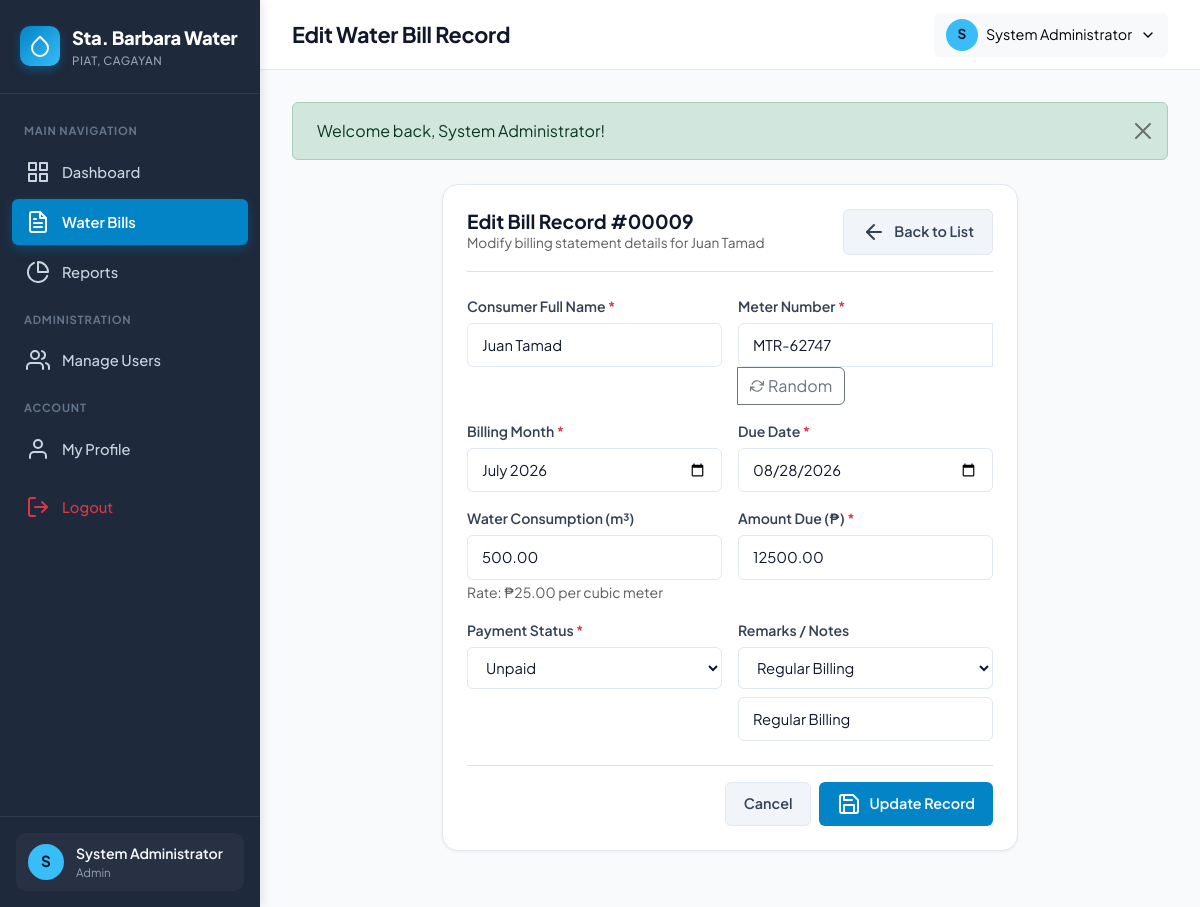
Page /bills/edit.php?id=9 (signed in) on the committed database.
### tables this page shows
CREATE TABLE `tblaprilyn` (
  `bill_id` int(11) NOT NULL,
  `consumer_name` varchar(150) NOT NULL,
  `meter_number` varchar(50) NOT NULL,
  `billing_month` varchar(30) NOT NULL,
  `consumption` decimal(10,2) NOT NULL DEFAULT 0.00,
  `amount_due` decimal(10,2) NOT NULL DEFAULT 0.00,
  `due_date` date NOT NULL,
  `status` enum('paid','unpaid') NOT NULL DEFAULT 'unpaid',
  `remarks` text DEFAULT NULL,
  `created_at` timestamp NOT NULL DEFAULT current_timestamp(),
  `updated_at` timestamp NOT NULL DEFAULT current_timestamp() ON UPDATE current_timestamp()
);

### bills/edit.php (the view, shortened to what this page needs)
<?php
require_once __DIR__ . '/../includes/auth.php';
$billId = (int)($_GET['id'] ?? 0);
try {
    $stmt = $pdo->prepare("SELECT * FROM tblaprilyn WHERE bill_id = :id LIMIT 1");
    $stmt->execute(['id' => $billId]);
    $bill = $stmt->fetch();
} catch (PDOException $e) {
    setFlash('danger', 'Database error: ' . $e->getMessage());
    header('Location: ' . baseUrl('bills/index.php'));
    exit;
}
require_once __DIR__ . '/../includes/header.php';
$rawMonthVal = $_POST['billing_month'] ?? $bill['billing_month'];
if (preg_match('/^\d{4}-\d{2}$/', $rawMonthVal)) {
    $currentMonthVal = $rawMonthVal;
} else {
    $time = strtotime('1 ' . $rawMonthVal);
    $currentMonthVal = ($time !== false) ? date('Y-m', $time) : date('Y-m');
}
$currentMeterVal = $_POST['meter_number'] ?? $bill['meter_number'];
$currentRemarksVal = $_POST['remarks'] ?? $bill['remarks'];
?>
<div class="row justify-content-center">
    <div class="col-lg-8">
        <div class="card-box">
            <div class="d-flex align-items-center justify-content-between mb-4 pb-3 border-bottom">
                <div>
                    <h3 class="m-0" style="font-size:1.2rem; font-weight:700;">Edit Bill Record #<?= str_pad($bill['bill_id'], 5, '0', STR_PAD_LEFT); ?></h3>
                    <p class="text-muted m-0" style="font-size:0.85rem;">Modify billing statement details for <?= sanitize($bill['consumer_name']); ?></p>
                </div>
                <a href="<?= baseUrl('bills/index.php'); ?>" class="btn-secondary-custom">
                    <i data-feather="arrow-left"></i> Back to List
                </a>
            </div>
            <form action="" method="POST">
                <div class="row g-3 mb-3">
                    <div class="col-md-6">
                        <label for="consumer_name" class="form-label-custom">Consumer Full Name <span class="text-danger">*</span></label>
                        <input type="text" name="consumer_name" id="consumer_name" class="form-control-custom"
                               required value="<?= sanitize($_POST['consumer_name'] ?? $bill['consumer_name']); ?>">
                    </div>
                    <div class="col-md-6">
                        <label for="meter_number" class="form-label-custom">Meter Number <span class="text-danger">*</span></label>
                        <div class="input-group">
                            <input type="text" name="meter_number" id="meter_number" class="form-control-custom"
                                   required value="<?= sanitize($currentMeterVal); ?>">
                            <button type="button" class="btn btn-outline-secondary d-flex align-items-center gap-1" id="btnRandomMeter" title="Generate New Random Meter Number">
                                <i data-feather="refresh-cw" style="width:14px; height:14px;"></i> Random
                            </button>
                        </div>
                    </div>
                </div>
                <div class="row g-3 mb-3">
                    <div class="col-md-6">
                        <label for="billing_month" class="form-label-custom">Billing Month <span class="text-danger">*</span></label>
                        <input type="month" name="billing_month" id="billing_month" class="form-control-custom"
                               required value="<?= sanitize($currentMonthVal); ?>">
                    </div>
                    <div class="col-md-6">
                        <label for="due_date" class="form-label-custom">Due Date <span class="text-danger">*</span></label>
                        <input type="date" name="due_date" id="due_date" class="form-control-custom"
                               required value="<?= sanitize($_POST['due_date'] ?? $bill['due_date']); ?>">
                    </div>
                </div>
                <div class="row g-3 mb-3">
                    <div class="col-md-6">
                        <label for="consumption" class="form-label-custom">Water Consumption (m³)</label>
                        <input type="number" step="0.01" min="0" name="consumption" id="consumption" class="form-control-custom"
                               value="<?= sanitize($_POST['consumption'] ?? $bill['consumption']); ?>">
                        <small class="text-muted">Rate: ₱25.00 per cubic meter</small>
                    </div>
                    <div class="col-md-6">
                        <label for="amount_due" class="form-label-custom">Amount Due (₱) <span class="text-danger">*</span></label>
                        <input type="number" step="0.01" min="0" name="amount_due" id="amount_due" class="form-control-custom"
                               required value="<?= sanitize($_POST['amount_due'] ?? $bill['amount_due']); ?>">
                    </div>
                </div>
                <div class="row g-3 mb-3">
                    <div class="col-md-6">
                        <label for="status" class="form-label-custom">Payment Status <span class="text-danger">*</span></label>
                        <select name="status" id="status" class="form-select-custom" required>
                            <option value="unpaid" <?= (($_POST['status'] ?? $bill['status']) === 'unpaid') ? 'selected' : ''; ?>>Unpaid</option>
                        </select>
                    </div>
                    <div class="col-md-6">
                        <label for="remarks" class="form-label-custom">Remarks / Notes</label>
                        <div class="d-flex flex-column gap-2">
                            <select id="remarks_select" class="form-select-custom">
                                <option value="Regular Billing" <?= ($currentRemarksVal === 'Regular Billing') ? 'selected' : ''; ?>>Regular Billing</option>
                            </select>
                            <input type="text" name="remarks" id="remarks" class="form-control-custom"
                                   placeholder="Select remark or type custom note" value="<?= sanitize($currentRemarksVal); ?>">
                        </div>
                    </div>
                </div>
                <div class="d-flex justify-content-end gap-2 mt-4 pt-3 border-top">
                    <a href="<?= baseUrl('bills/index.php'); ?>" class="btn-secondary-custom">Cancel</a>
                    <button type="submit" class="btn-primary-custom">
                        <i data-feather="save"></i> Update Record
                    </button>
                </div>
            </form>
        </div>
    </div>
</div>
<?php require_once __DIR__ . '/../includes/footer.php'; ?>

### assets/css/style.css (style rules this page uses)
:root { --primary: #0284c7; --primary-hover: #0369a1; --primary-light: #e0f2fe; --dark-bg: #0f172a; --sidebar-bg: #1e293b; --sidebar-hover: #334155; --sidebar-active: #0284c7; --card-bg: #ffffff; --body-bg: #f8fafc; --border-color: #e2e8f0; --text-main: #0f172a; --text-muted: #64748b; --text-light: #94a3b8; --paid-bg: #dcfce7; --paid-text: #15803d; --unpaid-bg: #fee2e2; --unpaid-text: #b91c1c; --radius-sm: 6px; --radius-md: 10px; --radius-lg: 16px; --shadow-sm: 0 1px 3px rgba(15, 23, 42, 0.06); --shadow-md: 0 4px 12px -2px rgba(15, 23, 42, 0.08); --shadow-lg: 0 12px 24px -4px rgba(15, 23, 42, 0.12); --transition: all 0.2s cubic-bezier(0.4, 0, 0.2, 1); }
* { box-sizing: border-box; margin: 0; padding: 0; }
body { font-family: 'Plus Jakarta Sans', -apple-system, BlinkMacSystemFont, 'Segoe UI', Roboto, sans-serif; background-color: var(--body-bg); color: var(--text-main); line-height: 1.5; min-height: 100vh; }
.card-box { background: var(--card-bg); border-radius: var(--radius-lg); border: 1px solid var(--border-color); box-shadow: var(--shadow-sm); padding: 24px; margin-bottom: 24px; transition: var(--transition); }
.btn-primary-custom { background-color: var(--primary); color: #ffffff; font-weight: 600; padding: 10px 18px; border-radius: var(--radius-sm); border: none; transition: var(--transition); text-decoration: none; display: inline-flex; align-items: center; gap: 8px; font-size: 0.9rem; cursor: pointer; }
.btn-secondary-custom { background-color: #f1f5f9; color: #334155; font-weight: 600; padding: 10px 18px; border-radius: var(--radius-sm); border: 1px solid var(--border-color); transition: var(--transition); text-decoration: none; display: inline-flex; align-items: center; gap: 8px; font-size: 0.9rem; cursor: pointer; }
.form-label-custom { font-size: 0.88rem; font-weight: 600; color: #334155; margin-bottom: 6px; display: block; }
.form-control-custom, .form-select-custom { width: 100%; padding: 10px 14px; font-size: 0.92rem; border: 1px solid var(--border-color); border-radius: var(--radius-sm); background-color: #ffffff; color: var(--text-main); transition: var(--transition); outline: none; }

### rows in the picture
tblaprilyn: bill_id "00009", consumer_name "Juan Tamad", meter_number "MTR-62747", billing_month "2026-07", due_date "08/28/2026", consumption "500.00", amount_due "12500.00", status "Unpaid", remarks "Regular Billing"

### other values in the picture
substr($user['full_name'] ?? 'U', 0, 1) "S"
$user['full_name'] "System Administrator"
$user['role'] "Admin"
$pageTitle "Edit Water Bill Record"
substr($user['full_name'], 0, 1) "S"
$msg "Welcome back, System Administrator!"
